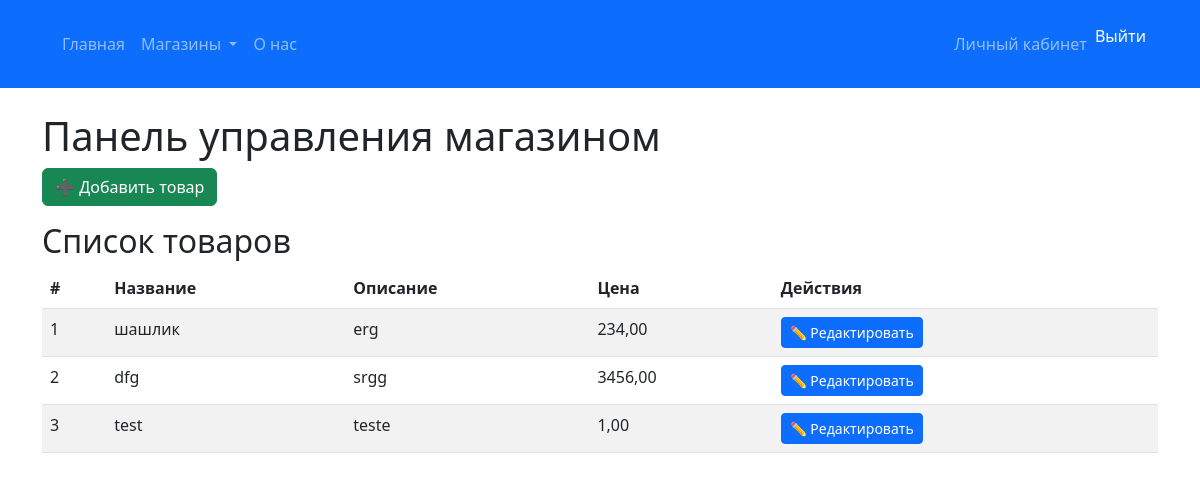
The page /store-dashboard/ (signed in) on the database its author committed.
### store/models/product.py (models this page shows, shortened)
class Product(models.Model):
    name = models.CharField(max_length=200)
    description = models.TextField()
    price = models.DecimalField(max_digits=8, decimal_places=2)
    subcategory = models.ForeignKey(SubCategory, related_name='products', on_delete=models.CASCADE)
    store = models.ForeignKey(Store, related_name='products', on_delete=models.CASCADE, default=1)  # Значение по умолчанию, которое будет установлено для старых продуктов
    image = models.ImageField(upload_to='product_images/', null=True, blank=True)  # Поле для изображения
    class Meta:
        verbose_name = 'Product'
        verbose_name_plural = 'Products'

### store/views.py (the view)
# urls.py: path('store-dashboard/', store_dashboard_view, name='store_dashboard'),  # Перенаправление на дашборд магазина
@login_required
def store_dashboard_view(request):
    try:
        store = Store.objects.get(owner=request.user)  # Получаем магазин текущего пользователя
        products = Product.objects.filter(store=store)  # Получаем товары, связанные с магазином
    except Store.DoesNotExist:
        return redirect('create_store')  # Если магазина нет, перенаправляем на создание
    return render(request, 'store/dashboard.html', {
        'store': store,
        'products': products,
    })

### app/context_processors.py (called while the page is built)
def menu_categories(request):
    stores = Store.objects.prefetch_related('categories__subcategories').all()
    return {'menu_categories': stores}

### store/templates/store/dashboard.html
{% include 'app/header.html' %}
<div class="container mt-4">
    <h1>Панель управления магазином</h1>
    <a href="{% url 'add_product' %}" class="btn btn-success mb-3">➕ Добавить товар</a>
    <h2>Список товаров</h2>
    {% if products %}
        <table class="table table-striped">
            <thead>
                <tr>
                    <th>#</th>
                    <th>Название</th>
                    <th>Описание</th>
                    <th>Цена</th>
                    <th>Действия</th>
                </tr>
            </thead>
            <tbody>
                {% for product in products %}
                    <tr>
                        <td>{{ forloop.counter }}</td>
                        <td>{{ product.name }}</td>
                        <td>{{ product.description }}</td>
                        <td>{{ product.price }}</td>
                        <td>
                            <a href="{% url 'edit_product' product.id %}" class="btn btn-primary btn-sm">✏️ Редактировать</a>
                        </td>
                    </tr>
                {% endfor %}
            </tbody>
        </table>
    {% else %}
        <p>У вас пока нет товаров.</p>
    {% endif %}
</div>

### rows shown on the page
Product: name "шашлик", description "erg", price "234,00"
Product: name "dfg", description "srgg", price "3456,00"
Product: name "test", description "teste", price "1,00"
